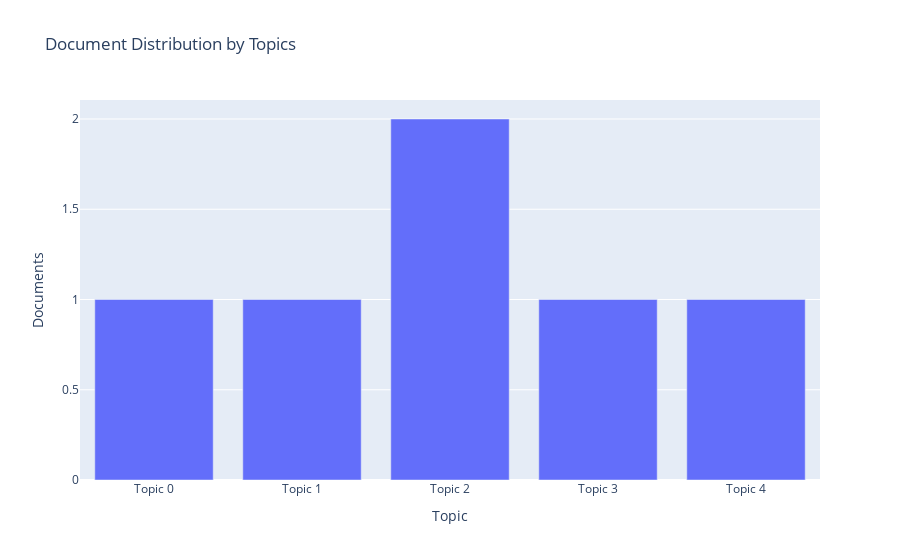

The notebook cell saved with this chart:
### Code cell
plot_model(comments, plot = 'topic_distribution')

### Figure 1 — Plotly figure (JSON) as saved in the notebook; plotly's stock layout.template omitted (floating-point values rounded to 4 significant figures)
{"data": [{"alignmentgroup": "True", "customdata": [["light, lady, temperature, cold, adjust, refill, dispenser, send, large, wheel"], ["light, lower, room, temp, training, northern, lady, adjust, temperature, cold"], ["send, cold, temperature, adjust, lady, light, refill, dispenser, bin, main"], ["lobby, main, dispenser, refill, light, lady, adjust, temperature, cold, send"], ["wheel, bin, recycling, large, light, lady, temperature, adjust, cold, send"]], "hovertemplate": "Topic=%{x}<br>Documents=%{y}<br>Keyword=%{customdata[0]}<extra></extra>", "legendgroup": "", "marker": {"color": "#636efa", "pattern": {"shape": ""}}, "name": "", "offsetgroup": "", "orientation": "v", "showlegend": false, "textposition": "auto", "x": ["Topic 0", "Topic 1", "Topic 2", "Topic 3", "Topic 4"], "xaxis": "x", "y": [1, 1, 2, 1, 1], "yaxis": "y", "type": "bar"}], "layout": {"xaxis": {"anchor": "y", "domain": [0, 1], "title": {"text": "Topic"}}, "yaxis": {"anchor": "x", "domain": [0, 1], "title": {"text": "Documents"}}, "legend": {"tracegroupgap": 0}, "title": {"text": "Document Distribution by Topics"}, "barmode": "relative"}}
